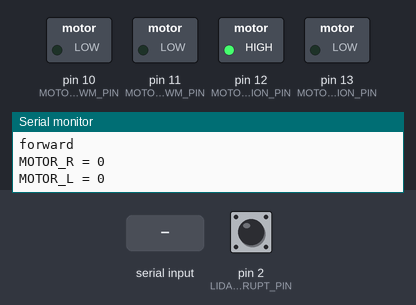
The sketch below on a simulated Arduino Mega 2560, built with avr-gcc and run on an emulated ATmega2560. On the bench: switched loads named in the sketch (green lamp = pin HIGH), the last lines printed to the serial monitor. The inputs (shaded band) are chosen by the test bench; at power-on: pin 2 (LIDAR_INTERRUPT_PIN) HIGH.

Above: at 1.2 s.
1.3 s: "R" received over the second serial link
At 2.1 s:
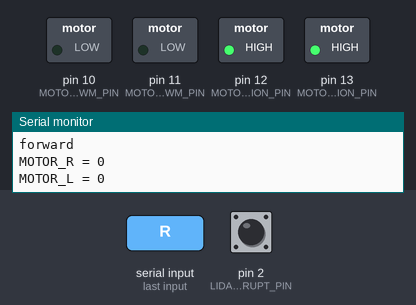
3.0 s: "1" received over the second serial link
At 3.22 s:
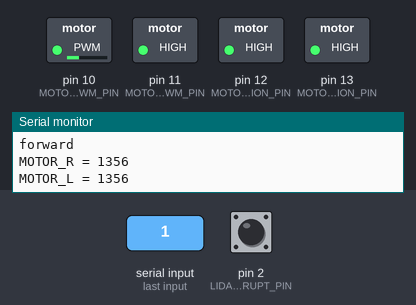
4.8 s: "0" received over the second serial link
At 5.0 s:
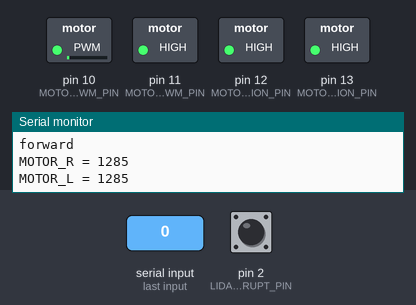
Timing chart, 0 to 7.8 s (numbered marks = the images above; inputs shaded):
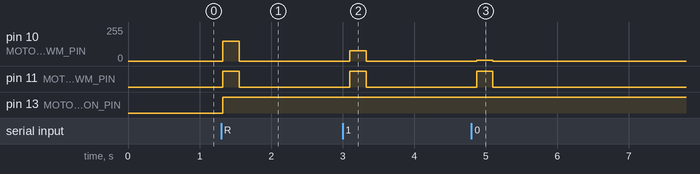

The sketch:

ubot_bot.ino
```cpp
/*
   Code for UBot
   2020 © Aaron Campbell
*/

/*
   Pin Assignments
*/
const byte MOTOR_L_DIRECTION_PIN = 12; // TODO: assign correct pin
const byte MOTOR_L_PWM_PIN = 10; // TODO: assign correct pin
const byte MOTOR_R_DIRECTION_PIN = 13; // TODO: assign correct pin
const byte MOTOR_R_PWM_PIN = 11; // TODO: assign correct pin
const byte LIDAR_INTERRUPT_PIN = 2;

/*
   Constants
*/
const int motorDuration = 500;
const int minDist = 30;
const int maxDist = 50;

/*
   timeUnit will be used to turn the robot off
   (stop following and return to home) when the
   time limit has been reached
*/
const int timeUnit = 30 * 60000; // min*(ms/min) = ms (currently 30min)

/*
   Global Variables
*/
int NumTime = 0; // length of time paid for
int TimeZero = 0; // time when paid for

void setup() {
  // begin serial monitor on baud 9600
  Serial.begin(9600);

  // begin serial monitor on baud 115200 for UART
  Serial2.begin(9600);

  // declare pin types
  pinMode(MOTOR_L_DIRECTION_PIN, OUTPUT);
  pinMode(MOTOR_L_PWM_PIN, OUTPUT);
  pinMode(MOTOR_R_DIRECTION_PIN, OUTPUT);
  pinMode(MOTOR_R_PWM_PIN, OUTPUT);

  // set initial motor direction to 'positive'
  digitalWrite(MOTOR_L_DIRECTION_PIN, HIGH);
  digitalWrite(MOTOR_R_DIRECTION_PIN, LOW);

  // testing functions
//   motor('R',100);
//   motor('L',9);

  // add interrupt for distance sensor
  pinMode(LIDAR_INTERRUPT_PIN, INPUT_PULLUP);
  attachInterrupt(digitalPinToInterrupt(LIDAR_INTERRUPT_PIN), lidar_interrupt, LOW);
}

void loop() {
//  Serial.println("loop begun");
  Serial2.write(true);
  Serial.println("Request sent");
  action(readInput());
  delay(200);
}

int *readInput() {
  static int retval[] = {0,0,0};
  retval[0] = 0;
  retval[1] = 0;
  retval[2] = 0;
  if (Serial2.available()) {
    retval[0] = Serial2.read();
    retval[1] = Serial2.read();
    retval[2] = Serial2.read();
  }
  return retval;
}

void action(int input[]) {

    int m = input[0];
    int s1 = input[1];
    int s2 = input[2];

//  Serial.println("Values: ");
  Serial.println(m);
  Serial.println(s1);
  Serial.println(s2);


  // decide whether to go forward or turn
  int backPower = ((s1 + s2) / 2);
  if (m >= backPower) {
    if (s1 > (s1+s2)/2) {
      Serial.println();
      Serial.println("turn false");
      Serial.println();
      rotate(false);
    } else if ((s1+s2)/2 < s2) {
      Serial.println();
      Serial.println("turn true");
      Serial.println();
      rotate(true);
    } else {
      Serial.println();
      Serial.println("forward");
      Serial.println();
      forward(m);
    }
  } else {
    Serial.println();
      Serial.println("turn true");
      Serial.println();
    rotate(true);
  }

}

// rotates the bot in a direction (true for right, false for left)
void rotate(boolean direc) {
  if (direc) {
    runMotors(-30, 30, motorDuration);
  } else {
    runMotors(30, -30, motorDuration);
  }
}

// moves the bot forward
void forward(int power) {
  int usedPower = power;
  if (power > maxDist) {
    usedPower = maxDist;
  }
  if (power < minDist) {
    usedPower = minDist;
  }
  usedPower = (minDist-usedPower)*(100/maxDist-minDist);
  runMotors(usedPower, usedPower, motorDuration);
}

// runs both motors for duration then stops
void runMotors(int l, int r, int duration) {
  motor('R', r);
  motor('L', l);
  delay(20);
//  delay(duration);
//  motor('R', 0);
//  motor('L', 0);
}

// a function to interface with the motors
void motor(char side, float value) {
  int pwmOutput = map(abs(value), 0 , 100, 0, 255); // map value from 0 to 255 //TODO: change 1023 to actual useful value
  if (side == 'R') {
    Serial.print("MOTOR_R = ");
    if (value > 0) {
      digitalWrite(MOTOR_R_DIRECTION_PIN, HIGH);
    } else if (value < 0) {
      digitalWrite(MOTOR_R_DIRECTION_PIN, LOW);
      Serial.print("-");
    }
    analogWrite(MOTOR_R_PWM_PIN, pwmOutput);
    Serial.println(pwmOutput);
  } else if (side == 'L') {
    Serial.print("MOTOR_L = ");
    if (value > 0) {
      digitalWrite(MOTOR_L_DIRECTION_PIN, HIGH);
    } else if (value < 0) {
      digitalWrite(MOTOR_L_DIRECTION_PIN, LOW);
      Serial.print("-");
    }
    analogWrite(MOTOR_L_PWM_PIN, pwmOutput);
    Serial.println(pwmOutput);
  } else {
    Serial.println("/*ERROR*/  Function motor() invalid char: side");
    Serial.print("/*ERROR*/  Expected: \'L\'' or \'R\', received: \'");
    Serial.print(side);
    Serial.println("\'");
  }
}

void lidar_interrupt() {
  analogWrite(MOTOR_R_PWM_PIN, 0);
  analogWrite(MOTOR_L_PWM_PIN, 0);
}
```

Measured:
- after the input at 1.3 s, pin 10 (MOTOR_L_PWM_PIN): 0/255 → 148/255 at once, → 0/255 0.23 s later; pin 11 (MOTOR_R_PWM_PIN): LOW → HIGH at once, → LOW 0.23 s later; pin 13 (MOTOR_R_DIRECTION_PIN): LOW → HIGH at once
- after the input at 3.0 s, pin 10 (MOTOR_L_PWM_PIN): 0/255 → 76/255 after 0.10 s, → 0/255 0.23 s later; pin 11 (MOTOR_R_PWM_PIN): LOW → HIGH after 0.10 s, → LOW 0.23 s later
- after the input at 4.8 s, pin 10 (MOTOR_L_PWM_PIN): 0/255 → 5/255 after 0.07 s, → 0/255 0.23 s later; pin 11 (MOTOR_R_PWM_PIN): LOW → HIGH after 0.07 s, → LOW 0.23 s later
